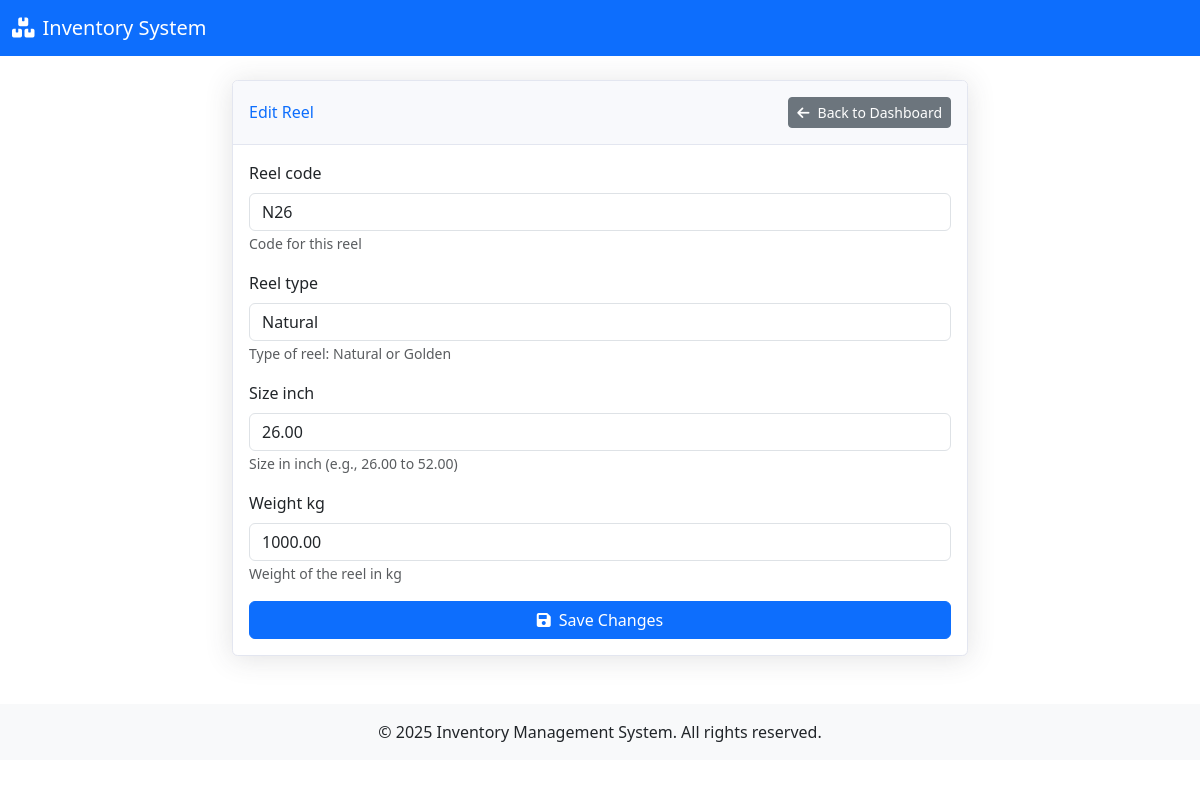
The page /edit-reel/16/ on the database its author committed.
### inventory/models.py (models this page shows, shortened)
class Reel(models.Model):
    REEL_TYPE_CHOICES = [
        ('natural', 'Natural'),
        ('golden', 'Golden'),
    ]
    reel_code = models.CharField(max_length=50, unique=True, help_text="Code for this reel")
    reel_type = models.CharField(max_length=20, choices=REEL_TYPE_CHOICES, help_text="Type of reel: Natural or Golden")
    size_inch = models.DecimalField(max_digits=5, decimal_places=2, help_text="Size in inch (e.g., 26.00 to 52.00)")
    weight_kg = models.DecimalField(max_digits=10, decimal_places=2, help_text="Weight of the reel in kg")
    current_stock = models.DecimalField(
        max_digits=10, decimal_places=2, default=Decimal("0.00"), editable=True, help_text="Current stock available in kg"
    )
    created_at = models.DateTimeField(null=True, blank=True)
    updated_at = models.DateTimeField(null=True, blank=True)
    class Meta:
        ordering = ['reel_code']  # Default ordering by reel code

### inventory/views.py (the view)
# urls.py: path('edit-reel/<int:pk>/', edit_reel, name='edit_reel'),
def edit_reel(request, pk):
    reel = get_object_or_404(Reel, pk=pk)
    if request.method == 'POST':
        form = NewReelForm(request.POST, instance=reel)
        if form.is_valid():
            form.save()
            messages.success(request, f"Reel {reel.reel_code} has been updated successfully.")
            return redirect('dashboard')
        else:
            messages.error(request, "Please correct the errors below.")
    else:
        form = NewReelForm(instance=reel)
    return render(request, 'inventory/edit_reel.html', {'form': form, 'reel': reel})

### inventory/forms.py (shortened to what this page needs)
class NewReelForm(forms.ModelForm):
    class Meta:
        model = Reel
        fields = ['reel_code', 'reel_type', 'size_inch', 'weight_kg']
        widgets = {
            'reel_code': forms.TextInput(attrs={
                'class': 'form-control',
                'placeholder': 'Enter reel code'
            }),
            'reel_type': forms.Select(attrs={
                'class': 'form-control'
            }),
            'size_inch': forms.NumberInput(attrs={
                'class': 'form-control',
                'placeholder': 'Enter size in inches',
                'step': '0.01',
                'min': '26.00',
                'max': '52.00'
            }),
            'weight_kg': forms.NumberInput(attrs={
                'class': 'form-control',
                'placeholder': 'Enter weight in kg',
                'step': '0.01',
                'min': '0'
            })
        }

### inventory/templates/inventory/edit_reel.html (shortened to what this page needs)
{% extends 'base.html' %}
{% load static %}
{% block content %}
<div class="container py-4">
    <div class="row justify-content-center">
        <div class="col-md-8">
            <div class="card shadow">
                <div class="card-header py-3 d-flex justify-content-between align-items-center">
                    <h6 class="m-0 font-weight-bold text-primary">Edit Reel</h6>
                    <a href="{% url 'dashboard' %}" class="btn btn-secondary btn-sm">
                        <i class="fas fa-arrow-left me-2"></i>Back to Dashboard
                    </a>
                </div>
                <div class="card-body">
                    <form method="post" id="editReelForm" class="needs-validation" novalidate>
                        {% for field in form %}
                        <div class="form-group mb-3">
                            <label for="{{ field.id_for_label }}" class="form-label">{{ field.label }}</label>
                            {{ field }}
                            {% if field.help_text %}
                            <small class="form-text text-muted">{{ field.help_text }}</small>
                            {% endif %}
                        </div>
                        {% endfor %}
                        <div class="d-grid gap-2">
                            <button type="submit" class="btn btn-primary">
                                <i class="fas fa-save me-2"></i>Save Changes
                            </button>
                        </div>
                    </form>
                </div>
            </div>
        </div>
    </div>
</div>
{% endblock %}

### inventory/templates/base.html (style rules this page uses)
.card { position: relative; display: flex; flex-direction: column; min-width: 0; word-wrap: break-word; background-color: #fff; background-clip: border-box; border: 1px solid #e3e6f0; border-radius: 0.35rem; }
.card-header { background-color: #f8f9fc; border-bottom: 1px solid #e3e6f0; }
.shadow { box-shadow: 0 0.15rem 1.75rem 0 rgba(58, 59, 69, 0.15) !important; }

### rows shown on the page
Reel: form "N26" "Natural" "26.00" "1000.00"

### other values the page prints
{{ field.label }} "Reel code" "Reel type" "Size inch" "Weight kg"
{{ field.help_text }} "Code for this reel" "Type of reel: Natural or Golden" "Size in inch (e.g., 26.00 to 52.00)" "Weight of the reel in kg"
